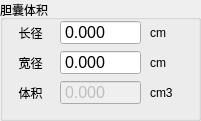
      <widget class="QGroupBox" name="groupBox_2">
       <property name="geometry">
        <rect>
         <x>10</x>
         <y>10</y>
         <width>201</width>
         <height>121</height>
        </rect>
       </property>
       <property name="title">
        <string>胆囊体积</string>
       </property>
       <widget class="QLabel" name="label_6">
        <property name="geometry">
         <rect>
          <x>10</x>
          <y>20</y>
          <width>41</width>
          <height>25</height>
         </rect>
        </property>
        <property name="text">
         <string>长径</string>
        </property>
        <property name="alignment">
         <set>Qt::AlignCenter</set>
        </property>
       </widget>
       <widget class="QLabel" name="label_7">
        <property name="geometry">
         <rect>
          <x>10</x>
          <y>50</y>
          <width>41</width>
          <height>25</height>
         </rect>
        </property>
        <property name="text">
         <string>宽径</string>
        </property>
        <property name="alignment">
         <set>Qt::AlignCenter</set>
        </property>
       </widget>
       <widget class="QLabel" name="label_9">
        <property name="geometry">
         <rect>
          <x>10</x>
          <y>80</y>
          <width>41</width>
          <height>25</height>
         </rect>
        </property>
        <property name="text">
         <string>体积</string>
        </property>
        <property name="alignment">
         <set>Qt::AlignCenter</set>
        </property>
       </widget>
       <widget class="QDoubleSpinBox" name="double_gall_l">
        <property name="geometry">
         <rect>
          <x>60</x>
          <y>20</y>
          <width>81</width>
          <height>25</height>
         </rect>
        </property>
        <property name="font">
         <font>
          <pointsize>12</pointsize>
         </font>
        </property>
        <property name="styleSheet">
         <string notr="true"/>
        </property>
        <property name="buttonSymbols">
         <enum>QAbstractSpinBox::NoButtons</enum>
        </property>
        <property name="decimals">
         <number>3</number>
        </property>
        <property name="maximum">
         <double>99999.990000000005239</double>
        </property>
        <property name="singleStep">
         <double>0.010000000000000</double>
        </property>
       </widget>
       <widget class="QDoubleSpinBox" name="double_gall_w">
        <property name="geometry">
         <rect>
          <x>60</x>
          <y>50</y>
          <width>81</width>
          <height>25</height>
         </rect>
        </property>
        <property name="font">
         <font>
          <pointsize>12</pointsize>
         </font>
        </property>
        <property name="styleSheet">
         <string notr="true"/>
        </property>
        <property name="buttonSymbols">
         <enum>QAbstractSpinBox::NoButtons</enum>
        </property>
        <property name="decimals">
         <number>3</number>
        </property>
        <property name="maximum">
         <double>99999.990000000005239</double>
        </property>
        <property name="singleStep">
         <double>0.010000000000000</double>
        </property>
       </widget>
       <widget class="QDoubleSpinBox" name="double_gall_vol">
        <property name="enabled">
         <bool>false</bool>
        </property>
        <property name="geometry">
         <rect>
          <x>60</x>
          <y>80</y>
          <width>81</width>
          <height>25</height>
         </rect>
        </property>
        <property name="font">
         <font>
          <pointsize>12</pointsize>
         </font>
        </property>
        <property name="styleSheet">
         <string notr="true"/>
        </property>
        <property name="buttonSymbols">
         <enum>QAbstractSpinBox::NoButtons</enum>
        </property>
        <property name="decimals">
         <number>3</number>
        </property>
        <property name="maximum">
         <double>99999.990000000005239</double>
        </property>
        <property name="singleStep">
         <double>0.010000000000000</double>
        </property>
       </widget>
       <widget class="QLabel" name="label_10">
        <property name="geometry">
         <rect>
          <x>150</x>
          <y>80</y>
          <width>31</width>
          <height>25</height>
         </rect>
        </property>
        <property name="text">
         <string>cm3</string>
        </property>
        <property name="alignment">
         <set>Qt::AlignLeading|Qt::AlignLeft|Qt::AlignVCenter</set>
        </property>
       </widget>
       <widget class="QLabel" name="label_8">
        <property name="geometry">
         <rect>
          <x>150</x>
          <y>50</y>
          <width>21</width>
          <height>25</height>
         </rect>
        </property>
        <property name="text">
         <string>cm</string>
        </property>
        <property name="alignment">
         <set>Qt::AlignLeading|Qt::AlignLeft|Qt::AlignVCenter</set>
        </property>
       </widget>
       <widget class="QLabel" name="label_11">
        <property name="geometry">
         <rect>
          <x>150</x>
          <y>20</y>
          <width>21</width>
          <height>25</height>
         </rect>
        </property>
        <property name="text">
         <string>cm</string>
        </property>
       </widget>
      </widget>
